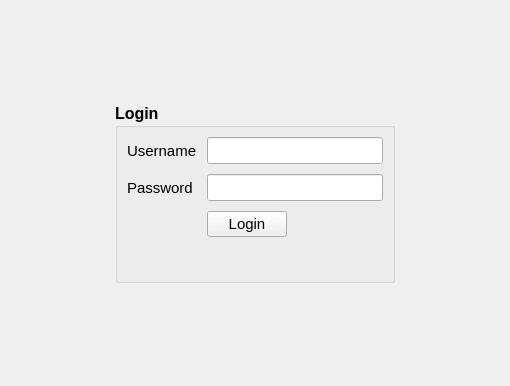
<?xml version="1.0" encoding="UTF-8"?>
<ui version="4.0">
 <class>LoginWidget</class>
 <widget class="QWidget" name="LoginWidget">
  <property name="geometry">
   <rect>
    <x>0</x>
    <y>0</y>
    <width>510</width>
    <height>386</height>
   </rect>
  </property>
  <property name="windowTitle">
   <string>Form</string>
  </property>
  <layout class="QGridLayout" name="gridLayout">
   <item row="0" column="0">
    <widget class="QGroupBox" name="groupBox">
     <property name="sizePolicy">
      <sizepolicy hsizetype="Fixed" vsizetype="Fixed">
       <horstretch>0</horstretch>
       <verstretch>0</verstretch>
      </sizepolicy>
     </property>
     <property name="minimumSize">
      <size>
       <width>280</width>
       <height>180</height>
      </size>
     </property>
     <property name="maximumSize">
      <size>
       <width>280</width>
       <height>180</height>
      </size>
     </property>
     <property name="font">
      <font>
       <pointsize>12</pointsize>
       <weight>75</weight>
       <bold>true</bold>
      </font>
     </property>
     <property name="title">
      <string>Login</string>
     </property>
     <layout class="QFormLayout" name="formLayout">
      <property name="horizontalSpacing">
       <number>10</number>
      </property>
      <property name="verticalSpacing">
       <number>10</number>
      </property>
      <item row="0" column="0">
       <widget class="QLabel" name="label_2">
        <property name="font">
         <font>
          <pointsize>11</pointsize>
          <weight>50</weight>
          <bold>false</bold>
         </font>
        </property>
        <property name="text">
         <string>Username</string>
        </property>
       </widget>
      </item>
      <item row="0" column="1">
       <widget class="QLineEdit" name="usernameText"/>
      </item>
      <item row="1" column="0">
       <widget class="QLabel" name="label_3">
        <property name="font">
         <font>
          <pointsize>11</pointsize>
          <weight>50</weight>
          <bold>false</bold>
         </font>
        </property>
        <property name="text">
         <string>Password</string>
        </property>
       </widget>
      </item>
      <item row="1" column="1">
       <widget class="QLineEdit" name="passwordText">
        <property name="echoMode">
         <enum>QLineEdit::Password</enum>
        </property>
       </widget>
      </item>
      <item row="2" column="0">
       <spacer name="horizontalSpacer_4">
        <property name="orientation">
         <enum>Qt::Horizontal</enum>
        </property>
        <property name="sizeHint" stdset="0">
         <size>
          <width>40</width>
          <height>25</height>
         </size>
        </property>
       </spacer>
      </item>
      <item row="2" column="1">
       <layout class="QHBoxLayout" name="horizontalLayout">
        <item>
         <widget class="QPushButton" name="loginButton">
          <property name="font">
           <font>
            <pointsize>11</pointsize>
            <weight>50</weight>
            <bold>false</bold>
           </font>
          </property>
          <property name="text">
           <string>Login</string>
          </property>
         </widget>
        </item>
        <item>
         <spacer name="horizontalSpacer">
          <property name="orientation">
           <enum>Qt::Horizontal</enum>
          </property>
          <property name="sizeHint" stdset="0">
           <size>
            <width>40</width>
            <height>20</height>
           </size>
          </property>
         </spacer>
        </item>
       </layout>
      </item>
     </layout>
    </widget>
   </item>
  </layout>
 </widget>
 <resources/>
 <connections/>
</ui>
